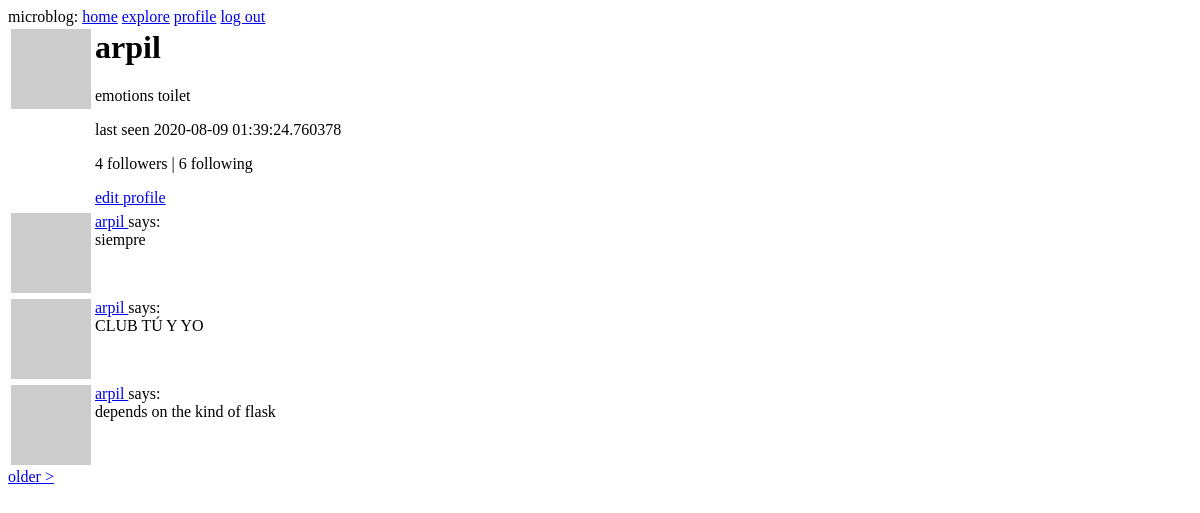
The page /user/arpil (signed in) on the database as committed earlier.
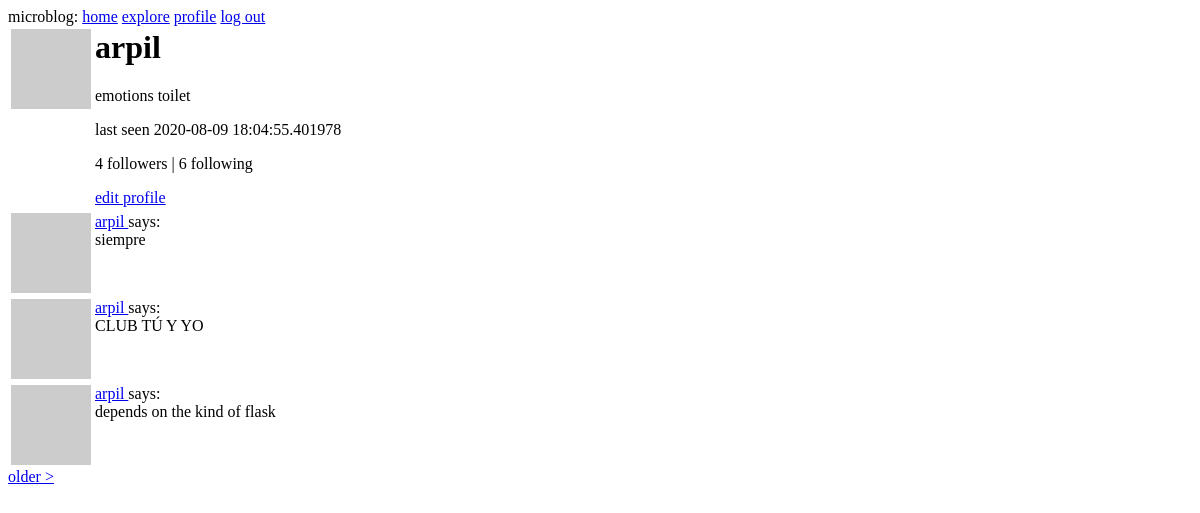
The same page on the database as committed later.
### app/models.py (models this page shows, shortened)
class User(UserMixin, db.Model):
    id = db.Column(db.Integer, primary_key=True)
    username = db.Column(db.String(64), index=True, unique=True)
    email = db.Column(db.String(120), index=True, unique=True)
    pw_hash = db.Column(db.String(128))
    about_me = db.Column(db.String(140))
    following = db.relationship(
        'User',
        secondary=follows,
        primaryjoin=(follows.c.follower_id == id),
        secondaryjoin=(follows.c.followed_id == id),
        backref=db.backref('followers', lazy='dynamic'),
        lazy='dynamic'
    )
    last_seen = db.Column(db.DateTime, default=datetime.utcnow)
    posts = db.relationship('Post', backref='author', lazy='dynamic')
    def avatar(self, size):
        digest = md5(self.email.lower().encode('utf-8')).hexdigest()
        return 'https://www.gravatar.com/avatar/{}?d=identicon&s={}'.format(digest, size)

class Post(db.Model):
    id = db.Column(db.Integer, primary_key=True)
    body = db.Column(db.String(140))
    timestamp = db.Column(db.DateTime, index=True, default=datetime.utcnow)
    user_id = db.Column(db.Integer, db.ForeignKey('user.id'))

### app/routes.py (the view)
@app.route('/user/<username>')
@login_required
def user(username):
    _user = User.query.filter_by(username=username).first_or_404()
    page = request.args.get('page', 1, type=int)
    posts = _user.posts.order_by(
        Post.timestamp.desc()
    ).paginate(
        page, app.config['POSTS_PER_PAGE'], False
    )
    next_url = url_for('user', username=_user.username, page=posts.next_num) \
        if posts.has_next else None
    prev_url = url_for('user', username=_user.username, page=posts.prev_num) \
        if posts.has_prev else None
    form = EmptyForm()
    return render_template(
        'user.html',
        user=_user,
        posts=posts.items,
        next_url=next_url,
        prev_url=prev_url,
        form=form
    )

### app/models.py (called while the page is built)
@login.user_loader
def load_user(user_id):
    return User.query.get(int(user_id))

### app/routes.py (called while the page is built)
@app.before_request
def before_request():
    if current_user.is_authenticated:
        current_user.last_seen = datetime.utcnow()
        db.session.commit()

### app/templates/user.html (shortened to what this page needs)
{% extends "base.html" %}
{% block content %}
  <table>
    <tr valign="top">
      <td><img src="{{ user.avatar(128) }}"></td>
      <td>
        <h1>{{ user.username }}</h1>
        {% if user.about_me %}
          <p>{{ user.about_me }}</p>
        {% endif %}
        {% if user.last_seen %}
          <p>last seen {{ user.last_seen }}</p>
        {% endif %}
        <p>
          {{ user.followers.count() }} followers |
          {{ user.following.count() }} following
        </p>
        {% if user == current_user %}
          <p><a href="{{ url_for('edit_profile') }}">edit profile</a></p>
        {% endif %}
      </td>
    </tr>
  </table>
  {% for post in posts %}
    {% include '_post.html' %}
  {% endfor %}
  {% if next_url %}
    <a href="{{ next_url }}">older ></a>
  {% endif %}
{% endblock %}

### app/templates/base.html (shortened to what this page needs)
<html>
  <head>
  </head>
  <body>
    <div>
      microblog:
      <a href="{{ url_for('index') }}">home</a>
      {% if current_user.is_anonymous %}
        <a href="{{ url_for('login') }}">log in</a>
      {% else %}
        <a href="{{ url_for('explore') }}">explore</a>
        <a href="{{ url_for('user', username=current_user.username) }}">profile</a>
        <a href="{{ url_for('logout') }}">log out</a>
      {% endif %}
    </div>
    {% block content %}{% endblock %}
  </body>
</html>

### app/templates/_post.html
<table>
  <tr valign="top">
    <td><img src="{{ post.author.avatar(36) }}"></td>
    <td>
      <a href="{{ url_for('user', username=post.author.username) }}">
        {{ post.author.username }}
      </a>
      says:<br>{{ post.body }}
    </td>
  </tr>
</table>

Rows that differ between the two databases and show on the page:
changed User "arpil": last_seen "2020-08-09 01:39:24.760378" → "2020-08-09 18:04:55.401978"
